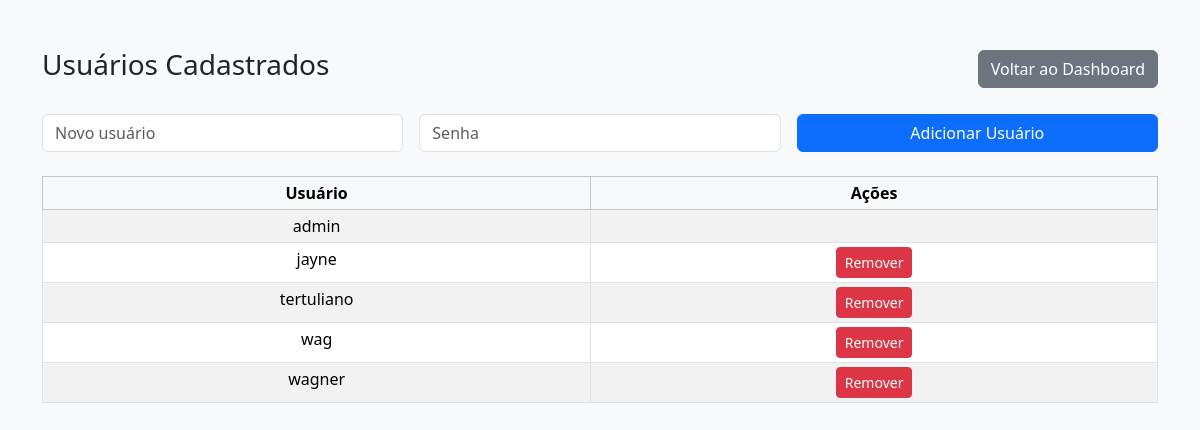
Page /usuarios.php (signed in) on the committed database.
### tables this page shows
CREATE TABLE `helpdesk_usuarios` (
  `id` int(11) NOT NULL,
  `usuario` varchar(50) NOT NULL,
  `senha` varchar(255) NOT NULL
);

### usuarios.php (the view, shortened to what this page needs)
<?php
include("conexao.php");
$isAdmin = ($_SESSION['usuario'] === 'admin');
$usuarios = $conn->query("SELECT * FROM helpdesk_usuarios ORDER BY usuario ASC");
?>
<!DOCTYPE html>
<html lang="pt-BR">
<head>
    <link href="https://cdn.jsdelivr.net/npm/bootstrap@5.3.3/dist/css/bootstrap.min.css" rel="stylesheet">
</head>
<body class="bg-light">
<div class="container mt-5">
    <div class="d-flex justify-content-between align-items-center mb-4">
        <h3>Usuários Cadastrados</h3>
        <a href="dashboard.php" class="btn btn-secondary">Voltar ao Dashboard</a>
    </div>
    <?php if ($isAdmin): ?>
    <form method="POST" class="mb-4">
        <div class="row g-3">
            <div class="col-md-4">
                <input type="text" name="novo_usuario" class="form-control" placeholder="Novo usuário" required>
            </div>
            <div class="col-md-4">
                <input type="password" name="nova_senha" class="form-control" placeholder="Senha" required>
            </div>
            <div class="col-md-4">
                <button type="submit" class="btn btn-primary w-100">Adicionar Usuário</button>
            </div>
        </div>
    </form>
    <?php endif; ?>
    <table class="table table-bordered table-striped table-sm">
        <thead class="table-light">
            <tr>
                <th style="text-align:center;">Usuário</th>
                <?php if ($isAdmin): ?>
                <th style="text-align:center;">Ações</th>
                <?php endif; ?>
            </tr>
        </thead>
        <tbody>
            <?php while ($row = $usuarios->fetch_assoc()): ?>
            <tr>
                <td style="text-align:center;"><?php echo htmlspecialchars($row['usuario']); ?></td>
                <?php if ($isAdmin): ?>
                <td style="text-align:center;">
                    <?php if ($row['usuario'] !== 'admin'): ?>
                    <a href="?delete=<?php echo $row['id']; ?>" class="btn btn-danger btn-sm"
                       onclick="return confirm('Deseja realmente excluir este usuário?');">Remover</a>
                    <?php endif; ?>
                </td>
                <?php endif; ?>
            </tr>
            <?php endwhile; ?>
        </tbody>
    </table>
</div>
</body>
</html>

### rows in the picture
helpdesk_usuarios: usuario "admin"
helpdesk_usuarios: usuario "jayne"
helpdesk_usuarios: usuario "tertuliano"
helpdesk_usuarios: usuario "wag"
helpdesk_usuarios: usuario "wagner"
